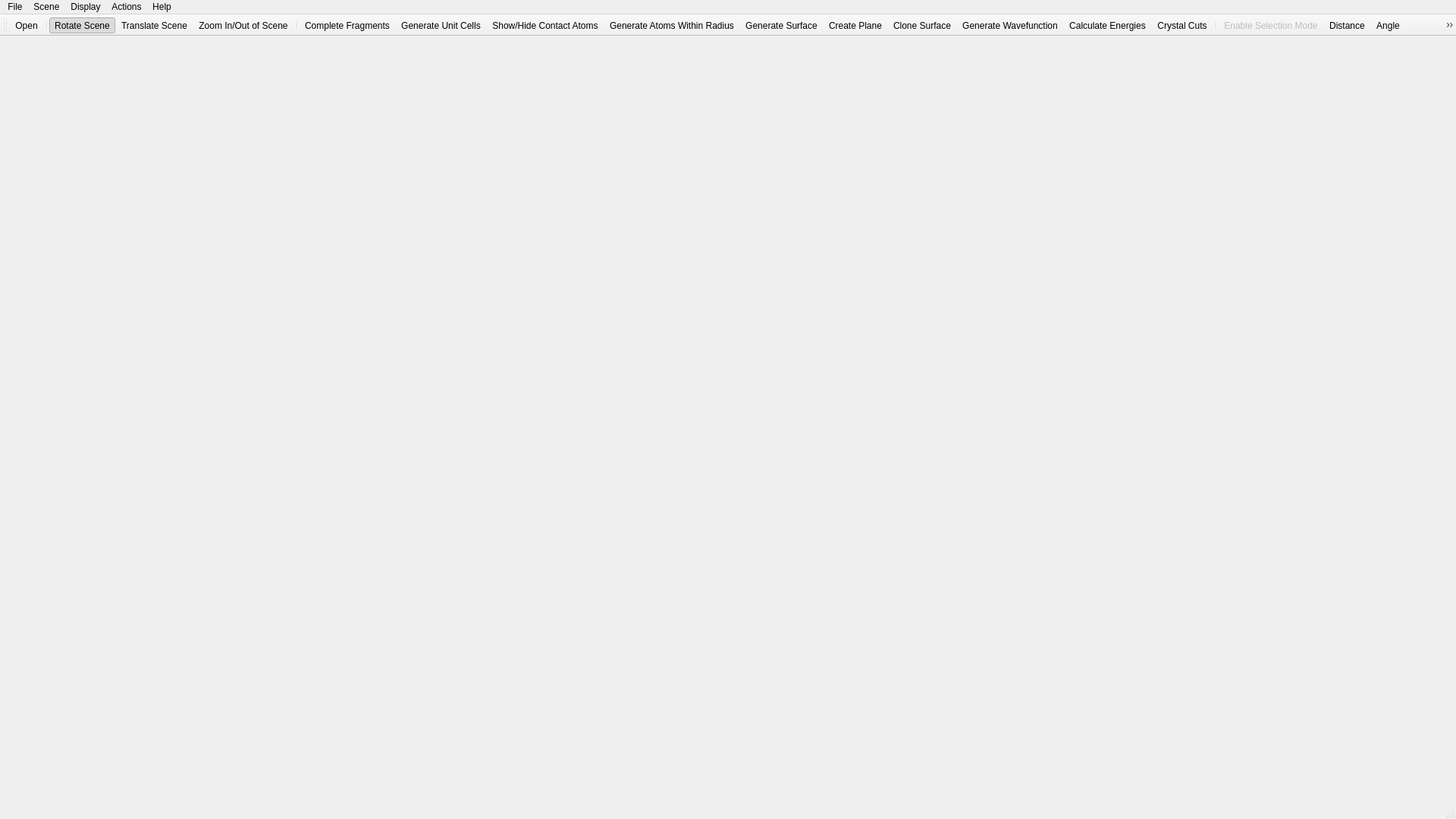
<?xml version="1.0" encoding="UTF-8"?>
<ui version="4.0">
 <class>Crystalx</class>
 <widget class="QMainWindow" name="Crystalx">
  <property name="geometry">
   <rect>
    <x>0</x>
    <y>0</y>
    <width>1920</width>
    <height>1080</height>
   </rect>
  </property>
  <property name="minimumSize">
   <size>
    <width>23</width>
    <height>366</height>
   </size>
  </property>
  <property name="acceptDrops">
   <bool>true</bool>
  </property>
  <property name="windowTitle">
   <string>CrystalExplorer</string>
  </property>
  <widget class="QWidget" name="centralwidget"/>
  <widget class="QMenuBar" name="menubar">
   <property name="geometry">
    <rect>
     <x>0</x>
     <y>0</y>
     <width>1920</width>
     <height>24</height>
    </rect>
   </property>
   <widget class="QMenu" name="fileMenu">
    <property name="title">
     <string>File</string>
    </property>
    <widget class="QMenu" name="openRecentMenu">
     <property name="title">
      <string>Open Recent</string>
     </property>
    </widget>
    <widget class="QMenu" name="importMenu">
     <property name="title">
      <string>Import</string>
     </property>
     <addaction name="importElasticTensorAction"/>
     <addaction name="loadWavefunctionAction"/>
    </widget>
    <addaction name="fileNewAction"/>
    <addaction name="fileOpenAction"/>
    <addaction name="openRecentMenu"/>
    <addaction name="importMenu"/>
    <addaction name="separator"/>
    <addaction name="fileSaveAction"/>
    <addaction name="fileSaveAsAction"/>
    <addaction name="separator"/>
    <addaction name="preferencesAction"/>
    <addaction name="actionExport_As"/>
    <addaction name="quickExportAction"/>
    <addaction name="exportToGLTFAction"/>
    <addaction name="separator"/>
    <addaction name="clearStructuresAction"/>
    <addaction name="deleteOutputFilesAction"/>
    </widget>
   <widget class="QMenu" name="sceneMenu">
    <property name="title">
     <string>Scene</string>
    </property>
    <widget class="QMenu" name="menuOrientation">
     <property name="title">
      <string>Orientation</string>
     </property>
     <addaction name="orientationSaveAsAction"/>
     <addaction name="orientationSwitchToAction"/>
    </widget>
    <addaction name="actionRotateAction"/>
    <addaction name="actionTranslateAction"/>
    <addaction name="actionScaleAction"/>
    <addaction name="separator"/>
    <addaction name="depthFadingOptionsAction"/>
    <addaction name="clippingOptionsAction"/>
    <addaction name="separator"/>
    <addaction name="animateAction"/>
    <addaction name="menuOrientation"/>
    <addaction name="backgroundColorAction"/>
    <addaction name="actionImport"/>
    <addaction name="exportGeometryAction"/>
   </widget>
   <widget class="QMenu" name="actionsMenu">
    <property name="title">
     <string>Actions</string>
    </property>
    <addaction name="completeFragmentsAction"/>
    <addaction name="generateCellsAction"/>
    <addaction name="toggleContactAtomsAction"/>
    <addaction name="showAtomsWithinRadiusAction"/>
    <addaction name="generateSurfaceAction"/>
    <addaction name="createPlaneAction"/>
    <addaction name="cloneSurfaceAction"/>
    <addaction name="calculateEnergiesAction"/>
    <addaction name="calculateLatticeEnergyAction"/>
    <addaction name="separator"/>
    <addaction name="generateWavefunctionAction"/>
    <addaction name="separator"/>
    <addaction name="selectAction"/>
    <addaction name="separator"/>
    <addaction name="distanceAction"/>
    <addaction name="angleAction"/>
    <addaction name="dihedralAction"/>
    <addaction name="OutOfPlaneBendAction"/>
    <addaction name="InPlaneBendAction"/>
    <addaction name="undoLastMeasurementAction"/>
    <addaction name="separator"/>
    <addaction name="calculateVoidDomainsAction"/>
    <addaction name="setFragmentChargesAction"/>
    <addaction name="separator"/>
    <addaction name="nextFrameAction"/>
    <addaction name="previousFrameAction"/>
   </widget>
   <widget class="QMenu" name="helpMenu">
    <property name="title">
     <string>Help</string>
    </property>
    <addaction name="helpAboutAction"/>
    <addaction name="separator"/>
    <addaction name="crystalExplorerWebsiteAction"/>
    <addaction name="howtoCiteCrystalExplorerWebsiteAction"/>
   </widget>
   <widget class="QMenu" name="displayMenu">
    <property name="title">
     <string>Display</string>
    </property>
    <widget class="QMenu" name="optionsMoleculeStylePopup">
     <property name="title">
      <string>Molecule Style</string>
     </property>
    </widget>
    <widget class="QMenu" name="clearMenu">
     <property name="title">
      <string>Delete Crystal</string>
     </property>
     <addaction name="clearCurrentCrystalAction"/>
     <addaction name="clearAllCrystalsAction"/>
    </widget>
    <widget class="QMenu" name="showFileMenu">
     <property name="title">
      <string>Show File</string>
     </property>
     <addaction name="showCifAction"/>
     <addaction name="separator"/>
     <addaction name="stdinAction"/>
     <addaction name="stdoutAction"/>
     <addaction name="gaussianStdoutAction"/>
     <addaction name="nwchemStdoutAction"/>
     <addaction name="psi4OutputAction"/>
     <addaction name="occOutputAction"/>
    </widget>
    <widget class="QMenu" name="selectMenu">
     <property name="title">
      <string>Select</string>
     </property>
     <addaction name="selectAllAtomsAction"/>
     <addaction name="selectsAtomsInsideCurrentSurfaceAction"/>
     <addaction name="selectAtomsOutsideCurrentSurfaceAction"/>
     <addaction name="selectAtomsOutsideRadiusAction"/>
     <addaction name="selectSuppressedAtomsAction"/>
     <addaction name="separator"/>
     <addaction name="invertSelectionAction"/>
    </widget>
    <widget class="QMenu" name="removeMenu">
     <property name="title">
      <string>Remove</string>
     </property>
     <addaction name="removeIncompleteFragmentsAction"/>
     <addaction name="removeSelectedAtomsAction"/>
    </widget>
    <addaction name="showUnitCellAxesAction"/>
    <addaction name="showAtomicLabelsAction"/>
    <addaction name="showFragmentLabelsAction"/>
    <addaction name="showHydrogenAtomsAction"/>
    <addaction name="showSuppressedAtomsAction"/>
    <addaction name="showSurfaceCapsAction"/>
    <addaction name="separator"/>
    <addaction name="energyFrameworksAction"/>
    <addaction name="optionsMoleculeStylePopup"/>
    <addaction name="enableMultipleUnitCellBoxesAction"/>
    <addaction name="cycleDisorderHighlightingAction"/>
    <addaction name="togglePairHighlightingAction"/>
    <addaction name="separator"/>
    <addaction name="selectMenu"/>
    <addaction name="removeMenu"/>
    <addaction name="separator"/>
    <addaction name="suppressSelectedAtomsAction"/>
    <addaction name="unsuppressSelectedAtomsAction"/>
    <addaction name="separator"/>
    <addaction name="hbondOptionsAction"/>
    <addaction name="closeContactOptionsAction"/>
    <addaction name="separator"/>
    <addaction name="resetCrystalAction"/>
    <addaction name="clearMenu"/>
    <addaction name="separator"/>
    <addaction name="showFileMenu"/>
   </widget>
   <addaction name="fileMenu"/>
   <addaction name="sceneMenu"/>
   <addaction name="displayMenu"/>
   <addaction name="actionsMenu"/>
   <addaction name="helpMenu"/>
  </widget>
  <widget class="QStatusBar" name="statusbar">
   <property name="maximumSize">
    <size>
     <width>16777215</width>
     <height>24</height>
    </size>
   </property>
  </widget>
  <widget class="QToolBar" name="toolBar">
   <property name="windowTitle">
    <string>Main Toolbar</string>
   </property>
   <attribute name="toolBarArea">
    <enum>TopToolBarArea</enum>
   </attribute>
   <attribute name="toolBarBreak">
    <bool>false</bool>
   </attribute>
   <addaction name="fileOpenAction"/>
   <addaction name="separator"/>
   <addaction name="actionRotateAction"/>
   <addaction name="actionTranslateAction"/>
   <addaction name="actionScaleAction"/>
   <addaction name="separator"/>
   <addaction name="completeFragmentsAction"/>
   <addaction name="generateCellsAction"/>
   <addaction name="toggleContactAtomsAction"/>
   <addaction name="showAtomsWithinRadiusAction"/>
   <addaction name="generateSurfaceAction"/>
   <addaction name="createPlaneAction"/>
   <addaction name="cloneSurfaceAction"/>
   <addaction name="generateWavefunctionAction"/>
   <addaction name="calculateEnergiesAction"/>
   <addaction name="crystalCutsAction"/>
   <addaction name="separator"/>
   <addaction name="selectAction"/>
   <addaction name="distanceAction"/>
   <addaction name="angleAction"/>
   <addaction name="dihedralAction"/>
   <addaction name="undoLastMeasurementAction"/>
   <addaction name="separator"/>
   <addaction name="infoAction"/>
   <addaction name="actionShowTaskManager"/>
   <addaction name="experimentalAction"/>
  </widget>
  <action name="fileOpenAction">
   <property name="icon">
    <iconset resource="../icons/crystalexplorer.qrc">
     <normaloff>:/images/open.png</normaloff>:/images/open.png</iconset>
   </property>
   <property name="text">
    <string>Open...</string>
   </property>
   <property name="toolTip">
    <string>Open CIF</string>
   </property>
   <property name="shortcut">
    <string>Ctrl+O</string>
   </property>
  </action>
  <action name="fileSaveGraphicsAction">
   <property name="icon">
    <iconset theme="QIcon::ThemeIcon::ImageMissing"/>
   </property>
   <property name="text">
    <string>Save Screenshot...</string>
   </property>
   <property name="statusTip">
    <string>Save a .png image (default) or Windows Bitmap (add .bmp)</string>
   </property>
   <property name="shortcut">
    <string>Ctrl+Shift+S</string>
   </property>
  </action>
  <action name="fileSaveAnimationAction">
   <property name="icon">
    <iconset theme="QIcon::ThemeIcon::MultimediaPlayer"/>
   </property>
   <property name="text">
    <string>Save Animation...</string>
   </property>
  </action>
  <action name="preferencesAction">
   <property name="enabled">
    <bool>true</bool>
   </property>
   <property name="icon">
    <iconset theme="QIcon::ThemeIcon::DocumentPageSetup"/>
   </property>
   <property name="text">
    <string>Preferences...</string>
   </property>
   <property name="shortcut">
    <string>Ctrl+,</string>
   </property>
  </action>
  <action name="editCopyAction">
   <property name="icon">
    <iconset theme="QIcon::ThemeIcon::EditCopy"/>
   </property>
   <property name="text">
    <string>Copy Selected Atoms to Clipboard</string>
   </property>
   <property name="shortcut">
    <string>Ctrl+C</string>
   </property>
  </action>
  <action name="actionTranslateAction">
   <property name="checkable">
    <bool>true</bool>
   </property>
   <property name="icon">
    <iconset resource="../icons/crystalexplorer.qrc">
     <normaloff>:/images/translate.png</normaloff>:/images/translate.png</iconset>
   </property>
   <property name="text">
    <string>Translate Scene</string>
   </property>
   <property name="toolTip">
    <string>Translate scene (left mouse button)</string>
   </property>
   <property name="statusTip">
    <string>Translate the scene (using the left-mouse button)</string>
   </property>
   <property name="whatsThis">
    <string>Translate the scene (using the left-mouse button)</string>
   </property>
   <property name="shortcut">
    <string>T</string>
   </property>
  </action>
  <action name="actionRotateAction">
   <property name="checkable">
    <bool>true</bool>
   </property>
   <property name="checked">
    <bool>true</bool>
   </property>
   <property name="icon">
    <iconset resource="../icons/crystalexplorer.qrc">
     <normaloff>:/images/rotate.png</normaloff>:/images/rotate.png</iconset>
   </property>
   <property name="text">
    <string>Rotate Scene</string>
   </property>
   <property name="toolTip">
    <string>Rotate scene (left mouse button)</string>
   </property>
   <property name="statusTip">
    <string>Rotate the scene (using the left-mouse button)</string>
   </property>
   <property name="whatsThis">
    <string>Rotate the scene (using the left-mouse button)</string>
   </property>
   <property name="shortcut">
    <string>R</string>
   </property>
  </action>
  <action name="actionScaleAction">
   <property name="checkable">
    <bool>true</bool>
   </property>
   <property name="icon">
    <iconset resource="../icons/crystalexplorer.qrc">
     <normaloff>:/images/scale.png</normaloff>:/images/scale.png</iconset>
   </property>
   <property name="text">
    <string>Zoom In/Out of Scene</string>
   </property>
   <property name="toolTip">
    <string>Zoom in/out (left mouse button)</string>
   </property>
   <property name="statusTip">
    <string>Zoom in/out of the scene (using the left mouse button)</string>
   </property>
   <property name="whatsThis">
    <string>Zoom in/out of the scene (using the left mouse button)</string>
   </property>
   <property name="shortcut">
    <string>S</string>
   </property>
  </action>
  <action name="animateAction">
   <property name="checkable">
    <bool>true</bool>
   </property>
   <property name="text">
    <string>Animate Scene...</string>
   </property>
   <property name="toolTip">
    <string>Start/Stop animation of the scene</string>
   </property>
   <property name="statusTip">
    <string>Start/Stop animation of the scene</string>
   </property>
   <property name="shortcut">
    <string>Ctrl+A</string>
   </property>
  </action>
  <action name="cycleDisorderHighlightingAction">
   <property name="text">
    <string>Cycle Disorder Highlighting</string>
   </property>
   <property name="shortcut">
    <string>Ctrl+D</string>
   </property>
  </action>
  <action name="showUnitCellAxesAction">
   <property name="checkable">
    <bool>true</bool>
   </property>
   <property name="enabled">
    <bool>true</bool>
   </property>
   <property name="text">
    <string>Show Unit Cell Axes</string>
   </property>
   <property name="statusTip">
    <string>Show Crystal Cell Axes (red=a;green=b;blue=c)</string>
   </property>
   <property name="whatsThis">
    <string>Show/Hide crystal cell axes (RGB = abc)</string>
   </property>
   <property name="shortcut">
    <string>U</string>
   </property>
  </action>
  <action name="moleculeHideSelectedMoleculesAction">
   <property name="checkable">
    <bool>false</bool>
   </property>
   <property name="text">
    <string>Selected Atoms</string>
   </property>
  </action>
  <action name="hideInsideAtomsAction">
   <property name="checkable">
    <bool>true</bool>
   </property>
   <property name="enabled">
    <bool>false</bool>
   </property>
   <property name="text">
    <string>Atoms Inside Surface</string>
   </property>
  </action>
  <action name="hideOutsideAtomsAction">
   <property name="checkable">
    <bool>true</bool>
   </property>
   <property name="enabled">
    <bool>false</bool>
   </property>
   <property name="text">
    <string>Atoms Outside Surface</string>
   </property>
  </action>
  <action name="hideAtomsOutsideRadiusAction">
   <property name="checkable">
    <bool>false</bool>
   </property>
   <property name="enabled">
    <bool>true</bool>
   </property>
   <property name="text">
    <string>Atoms Outside Radius...</string>
   </property>
   <property name="toolTip">
    <string>Hide atoms outside a chosen radius of the selected atom(s)</string>
   </property>
  </action>
  <action name="moleculeUnhideAllAction">
   <property name="text">
    <string>Show All</string>
   </property>
  </action>
  <action name="completeFragmentsAction">
   <property name="enabled">
    <bool>true</bool>
   </property>
   <property name="icon">
    <iconset resource="../icons/crystalexplorer.qrc">
     <normaloff>:/images/complete_fragment.png</normaloff>:/images/complete_fragment.png</iconset>
   </property>
   <property name="text">
    <string>Complete Fragments</string>
   </property>
   <property name="toolTip">
    <string>Complete fragments</string>
   </property>
   <property name="shortcut">
    <string>C</string>
   </property>
  </action>
  <action name="toggleContactAtomsAction">
   <property name="checkable">
    <bool>true</bool>
   </property>
   <property name="enabled">
    <bool>true</bool>
   </property>
   <property name="icon">
    <iconset resource="../icons/crystalexplorer.qrc">
     <normaloff>:/images/contact_atoms.png</normaloff>:/images/contact_atoms.png</iconset>
   </property>
   <property name="text">
    <string>Show/Hide Contact Atoms</string>
   </property>
   <property name="toolTip">
    <string>Show/Hide contact atoms</string>
   </property>
   <property name="shortcut">
    <string>X</string>
   </property>
  </action>
  <action name="generateSurfaceAction">
   <property name="enabled">
    <bool>true</bool>
   </property>
   <property name="icon">
    <iconset resource="../icons/crystalexplorer.qrc">
     <normaloff>:/images/generate_surface.png</normaloff>:/images/generate_surface.png</iconset>
   </property>
   <property name="text">
    <string>Generate Surface...</string>
   </property>
   <property name="shortcut">
    <string>Ctrl+G</string>
   </property>
  </action>
  <action name="createPlaneAction">
   <property name="enabled">
    <bool>true</bool>
   </property>
   <property name="icon">
    <iconset resource="../icons/crystalexplorer.qrc">
     <normaloff>:/images/plane_icon.png</normaloff>:/images/plane_icon.png</iconset>
   </property>
   <property name="text">
    <string>Create Plane...</string>
   </property>
   <property name="shortcut">
    <string>Ctrl+P</string>
   </property>
  </action>
  <action name="distanceAction">
   <property name="checkable">
    <bool>true</bool>
   </property>
   <property name="enabled">
    <bool>true</bool>
   </property>
   <property name="icon">
    <iconset resource="../icons/crystalexplorer.qrc">
     <normaloff>:/images/distance.png</normaloff>:/images/distance.png</iconset>
   </property>
   <property name="text">
    <string>Distance</string>
   </property>
   <property name="toolTip">
    <string>Calculate the distance between two seleted objects (responds to atoms &amp; individual surface points)</string>
   </property>
   <property name="shortcut">
    <string>Alt+Shift+D</string>
   </property>
  </action>
  <action name="minDistanceAction">
   <property name="checkable">
    <bool>true</bool>
   </property>
   <property name="enabled">
    <bool>true</bool>
   </property>
   <property name="icon">
    <iconset>
     <normaloff>:/images/min_distance.xpm</normaloff>:/images/min_distance.xpm</iconset>
   </property>
   <property name="text">
    <string>Minimum Distance</string>
   </property>
   <property name="toolTip">
    <string>Calculate the minimum distance between two selected objects</string>
   </property>
  </action>
  <action name="angleAction">
   <property name="checkable">
    <bool>true</bool>
   </property>
   <property name="enabled">
    <bool>true</bool>
   </property>
   <property name="icon">
    <iconset resource="../icons/crystalexplorer.qrc">
     <normaloff>:/images/angle.png</normaloff>:/images/angle.png</iconset>
   </property>
   <property name="text">
    <string>Angle</string>
   </property>
   <property name="toolTip">
    <string>Angle between selected entities</string>
   </property>
   <property name="statusTip">
    <string>Evaluate the angle between three right-selected entities</string>
   </property>
   <property name="whatsThis">
    <string>Evaluate the angle between three right-selected entities</string>
   </property>
   <property name="shortcut">
    <string>Alt+Shift+A</string>
   </property>
  </action>
  <action name="dihedralAction">
   <property name="checkable">
    <bool>true</bool>
   </property>
   <property name="checked">
    <bool>false</bool>
   </property>
   <property name="enabled">
    <bool>true</bool>
   </property>
   <property name="icon">
    <iconset resource="../icons/crystalexplorer.qrc">
     <normaloff>:/images/dihedral.png</normaloff>:/images/dihedral.png</iconset>
   </property>
   <property name="text">
    <string>Dihedral Angle</string>
   </property>
   <property name="toolTip">
    <string>The dihedral angle between four atoms</string>
   </property>
  </action>
  <action name="OutOfPlaneBendAction">
   <property name="checkable">
    <bool>true</bool>
   </property>
   <property name="enabled">
    <bool>true</bool>
   </property>
   <property name="text">
    <string>Out of Plane Bend Angle</string>
   </property>
  </action>
  <action name="InPlaneBendAction">
   <property name="checkable">
    <bool>true</bool>
   </property>
   <property name="enabled">
    <bool>true</bool>
   </property>
   <property name="text">
    <string>In Plane Bend Angle</string>
   </property>
  </action>
  <action name="helpAboutAction">
   <property name="text">
    <string>&amp;About...</string>
   </property>
   <property name="toolTip">
    <string>About CrystalExplorer</string>
   </property>
   <property name="statusTip">
    <string>About the CrystalExplorer program</string>
   </property>
   <property name="whatsThis">
    <string>About the CrystalExplorer program</string>
   </property>
  </action>
  <action name="crystalExplorerWebsiteAction">
   <property name="icon">
    <iconset theme="QIcon::ThemeIcon::GoHome"/>
   </property>
   <property name="text">
    <string>CrystalExplorer Website...</string>
   </property>
  </action>
  <action name="selectAction">
   <property name="enabled">
    <bool>false</bool>
   </property>
   <property name="icon">
    <iconset resource="../icons/crystalexplorer.qrc">
     <normaloff>:/images/measurement_arrow.png</normaloff>:/images/measurement_arrow.png</iconset>
   </property>
   <property name="text">
    <string>Enable Selection Mode</string>
   </property>
   <property name="toolTip">
    <string>Selection Tool</string>
   </property>
   <property name="shortcut">
    <string>Shift+S</string>
   </property>
  </action>
  <action name="showSurfaceCapsAction">
   <property name="checkable">
    <bool>true</bool>
   </property>
   <property name="checked">
    <bool>false</bool>
   </property>
   <property name="enabled">
    <bool>false</bool>
   </property>
   <property name="text">
    <string>Show Surface Caps</string>
   </property>
  </action>
  <action name="showAtomicLabelsAction">
   <property name="checkable">
    <bool>true</bool>
   </property>
   <property name="text">
    <string>Show Atom Labels</string>
   </property>
  </action>
  <action name="stdoutAction">
   <property name="icon">
    <iconset>
     <normaloff>:/images/tonto_ok.png</normaloff>:/images/tonto_ok.png</iconset>
   </property>
   <property name="text">
    <string>Tonto Output</string>
   </property>
  </action>
  <action name="gaussianStdoutAction">
   <property name="text">
    <string>Gaussian Output</string>
   </property>
  </action>
  <action name="fileSaveAsAction">
   <property name="text">
    <string>Save As...</string>
   </property>
   <property name="toolTip">
    <string>Save project as...</string>
   </property>
  </action>
  <action name="showHydrogenAtomsAction">
   <property name="checkable">
    <bool>true</bool>
   </property>
   <property name="text">
    <string>Show Hydrogen Atoms</string>
   </property>
  </action>
  <action name="fileSaveAction">
   <property name="text">
    <string>Save</string>
   </property>
   <property name="toolTip">
    <string>Save project</string>
   </property>
   <property name="shortcut">
    <string>Ctrl+S</string>
   </property>
  </action>
  <action name="generateCellsAction">
   <property name="icon">
    <iconset resource="../icons/crystalexplorer.qrc">
     <normaloff>:/images/expand_cells.png</normaloff>:/images/expand_cells.png</iconset>
   </property>
   <property name="text">
    <string>Generate Unit Cells</string>
   </property>
   <property name="toolTip">
    <string>Generate Unit Cells</string>
   </property>
   <property name="shortcut">
    <string>Shift+G</string>
   </property>
  </action>
  <action name="clearCurrentCrystalAction">
   <property name="text">
    <string>Current</string>
   </property>
  </action>
  <action name="clearAllCrystalsAction">
   <property name="text">
    <string>All</string>
   </property>
  </action>
  <action name="showAtomsWithinRadiusAction">
   <property name="enabled">
    <bool>true</bool>
   </property>
   <property name="icon">
    <iconset resource="../icons/crystalexplorer.qrc">
     <normaloff>:/images/radial_cluster.png</normaloff>:/images/radial_cluster.png</iconset>
   </property>
   <property name="text">
    <string>Generate Atoms Within Radius...</string>
   </property>
   <property name="shortcut">
    <string>Ctrl+R</string>
   </property>
  </action>
  <action name="undoLastMeasurementAction">
   <property name="icon">
    <iconset resource="../icons/crystalexplorer.qrc">
     <normaloff>:/images/undo_measurement.png</normaloff>:/images/undo_measurement.png</iconset>
   </property>
   <property name="text">
    <string>Undo Last Measurement</string>
   </property>
   <property name="shortcut">
    <string>Ctrl+Z</string>
   </property>
  </action>
  <action name="showCifAction">
   <property name="text">
    <string>CIF</string>
   </property>
  </action>
  <action name="howtoCiteCrystalExplorerWebsiteAction">
   <property name="text">
    <string>How to Cite CrystalExplorer...</string>
   </property>
  </action>
  <action name="closeContactOptionsAction">
   <property name="text">
    <string>Close Contacts...</string>
   </property>
  </action>
  <action name="hbondOptionsAction">
   <property name="text">
    <string>Hydrogen Bonds...</string>
   </property>
  </action>
  <action name="depthFadingOptionsAction">
   <property name="text">
    <string>Depth Fading...</string>
   </property>
  </action>
  <action name="clippingOptionsAction">
   <property name="text">
    <string>Clipping...</string>
   </property>
  </action>
  <action name="backgroundColorAction">
   <property name="text">
    <string>Background Color...</string>
   </property>
  </action>
  <action name="orientationSaveAsAction">
   <property name="text">
    <string>Save As...</string>
   </property>
  </action>
  <action name="orientationSwitchToAction">
   <property name="text">
    <string>Switch to...</string>
   </property>
  </action>
  <action name="hideAllAtomsAction">
   <property name="text">
    <string>All Atoms</string>
   </property>
  </action>
  <action name="removeIncompleteFragmentsAction">
   <property name="text">
    <string>Incomplete Fragments</string>
   </property>
  </action>
  <action name="resetCrystalAction">
   <property name="text">
    <string>Reset Crystal</string>
   </property>
  </action>
  <action name="fileNewAction">
   <property name="text">
    <string>New</string>
   </property>
   <property name="shortcut">
    <string>Ctrl+N</string>
   </property>
  </action>
  <action name="stdinAction">
   <property name="icon">
    <iconset>
     <normaloff>:/images/tonto_ok.png</normaloff>:/images/tonto_ok.png</iconset>
   </property>
   <property name="text">
    <string>Tonto Input</string>
   </property>
  </action>
  <action name="cloneSurfaceAction">
   <property name="icon">
    <iconset resource="../icons/crystalexplorer.qrc">
     <normaloff>:/images/clone_surface.png</normaloff>:/images/clone_surface.png</iconset>
   </property>
   <property name="text">
    <string>Clone Surface</string>
   </property>
   <property name="toolTip">
    <string>Clone Surface</string>
   </property>
  </action>
  <action name="experimentalAction">
   <property name="icon">
    <iconset resource="../icons/crystalexplorer.qrc">
     <normaloff>:/images/x.png</normaloff>:/images/x.png</iconset>
   </property>
   <property name="text">
    <string>Experimental</string>
   </property>
   <property name="toolTip">
    <string>Experimental</string>
   </property>
  </action>
  <action name="showSuppressedAtomsAction">
   <property name="checkable">
    <bool>true</bool>
   </property>
   <property name="checked">
    <bool>true</bool>
   </property>
   <property name="text">
    <string>Show Suppressed Atoms</string>
   </property>
  </action>
  <action name="enableMultipleUnitCellBoxesAction">
   <property name="checkable">
    <bool>true</bool>
   </property>
   <property name="checked">
    <bool>false</bool>
   </property>
   <property name="text">
    <string>Enable Multiple Unit Cell Boxes</string>
   </property>
   <property name="shortcut">
    <string>Shift+U</string>
   </property>
  </action>
  <action name="selectAllAtomsAction">
   <property name="text">
    <string>All Atoms</string>
   </property>
   <property name="shortcut">
    <string>Shift+A</string>
   </property>
  </action>
  <action name="suppressSelectedAtomsAction">
   <property name="text">
    <string>Suppress Selected Atoms</string>
   </property>
  </action>
  <action name="selectsAtomsInsideCurrentSurfaceAction">
   <property name="text">
    <string>Atoms Inside Current Surface</string>
   </property>
  </action>
  <action name="selectAtomsOutsideCurrentSurfaceAction">
   <property name="text">
    <string>Atoms Outside Current Surface</string>
   </property>
  </action>
  <action name="selectAtomsOutsideRadiusAction">
   <property name="text">
    <string>Atoms Outside Radius...</string>
   </property>
  </action>
  <action name="removeSelectedAtomsAction">
   <property name="text">
    <string>Selected Atoms</string>
   </property>
  </action>
  <action name="selectSuppressedAtomsAction">
   <property name="text">
    <string>Suppressed Atoms</string>
   </property>
  </action>
  <action name="actionSupressed_Atoms">
   <property name="text">
    <string>Supressed Atoms</string>
   </property>
  </action>
  <action name="unsuppressSelectedAtomsAction">
   <property name="text">
    <string>Unsuppress Selected Atoms</string>
   </property>
  </action>
  <action name="calculateEnergiesAction">
   <property name="icon">
    <iconset resource="../icons/crystalexplorer.qrc">
     <normaloff>:/images/interaction_energies.png</normaloff>:/images/interaction_energies.png</iconset>
   </property>
   <property name="text">
    <string>Calculate Energies...</string>
   </property>
   <property name="toolTip">
    <string>Calculate Energies</string>
   </property>
   <property name="shortcut">
    <string>Ctrl+E</string>
   </property>
  </action>
  <action name="calculateLatticeEnergyAction">
   <property name="text">
    <string>Calculate Lattice Energy...</string>
   </property>
   <property name="toolTip">
    <string>Calculate lattice energy using occ elat</string>
   </property>
  </action>
  <action name="infoAction">
   <property name="icon">
    <iconset resource="../icons/crystalexplorer.qrc">
     <normaloff>:/images/info.png</normaloff>:/images/info.png</iconset>
   </property>
   <property name="text">
    <string>Show Crystal Information...</string>
   </property>
   <property name="toolTip">
    <string>Show Crystal Information</string>
   </property>
   <property name="shortcut">
    <string>Ctrl+I</string>
   </property>
  </action>
  <action name="togglePairHighlightingAction">
   <property name="checkable">
    <bool>true</bool>
   </property>
   <property name="text">
    <string>Fragment pair colouring</string>
   </property>
   <property name="shortcut">
    <string>Shift+P</string>
   </property>
  </action>
  <action name="calculateVoidDomainsAction">
   <property name="text">
    <string>Calculate Void Domains</string>
   </property>
  </action>
  <action name="energyFrameworkCutoffAction">
   <property name="text">
    <string>Energy Framework Cutoff...</string>
   </property>
   <property name="shortcut">
    <string>Ctrl+Z</string>
   </property>
  </action>
  <action name="energyFrameworkScaleAction">
   <property name="text">
    <string>Energy Framework Scale...</string>
   </property>
   <property name="shortcut">
    <string>Ctrl+B</string>
   </property>
  </action>
  <action name="energyFrameworksAction">
   <property name="text">
    <string>Energy frameworks...</string>
   </property>
   <property name="shortcut">
    <string>Ctrl+F</string>
   </property>
  </action>
  <action name="setFragmentChargesAction">
   <property name="text">
    <string>Fragment charges/mulitplicities...</string>
   </property>
   <property name="toolTip">
    <string>Set the charges and/or mulitplicities for specific fragments</string>
   </property>
  </action>
  <action name="invertSelectionAction">
   <property name="text">
    <string>Invert Selection</string>
   </property>
  </action>
  <action name="nwchemStdoutAction">
   <property name="text">
    <string>Show NWChem Output</string>
   </property>
  </action>
  <action name="psi4OutputAction">
   <property name="text">
    <string>Psi4 Output</string>
   </property>
   <property name="toolTip">
    <string>Show Psi4 Output</string>
   </property>
  </action>
  <action name="actionExport_As">
   <property name="icon">
    <iconset theme="QIcon::ThemeIcon::DocumentNew"/>
   </property>
   <property name="text">
    <string>Export As...</string>
   </property>
   <property name="shortcut">
    <string>Ctrl+Shift+E</string>
   </property>
  </action>
  <action name="occOutputAction">
   <property name="text">
    <string>Occ Output</string>
   </property>
  </action>
  <action name="actionImport">
   <property name="text">
    <string>Import...</string>
   </property>
  </action>
  <action name="importElasticTensorAction">
   <property name="text">
    <string>Elastic Tensor...</string>
   </property>
   <property name="statusTip">
    <string>Import elastic tensor data from file or clipboard</string>
   </property>
  </action>
  <action name="crystalCutsAction">
   <property name="icon">
    <iconset resource="../icons/crystalexplorer.qrc">
     <normaloff>:/images/cut_crystal.png</normaloff>:/images/cut_crystal.png</iconset>
   </property>
   <property name="text">
    <string>Crystal Cuts...</string>
   </property>
  </action>
  <action name="actionShowTaskManager">
   <property name="icon">
    <iconset resource="../icons/crystalexplorer.qrc">
     <normaloff>:/images/running.gif</normaloff>:/images/running.gif</iconset>
   </property>
   <property name="text">
    <string>Show Task Manager</string>
   </property>
   <property name="toolTip">
    <string>Show background task management</string>
   </property>
   <property name="shortcut">
    <string>Ctrl+T</string>
   </property>
   <property name="menuRole">
    <enum>QAction::MenuRole::ApplicationSpecificRole</enum>
   </property>
  </action>
  <action name="generateWavefunctionAction">
   <property name="icon">
    <iconset resource="../icons/crystalexplorer.qrc">
     <normaloff>:/images/psi.png</normaloff>:/images/psi.png</iconset>
   </property>
   <property name="text">
    <string>Generate Wavefunction</string>
   </property>
   <property name="toolTip">
    <string>Generate a new wavefunction for the selected atoms</string>
   </property>
   <property name="shortcut">
    <string>Ctrl+Shift+G</string>
   </property>
   <property name="menuRole">
    <enum>QAction::MenuRole::NoRole</enum>
   </property>
  </action>
  <action name="loadWavefunctionAction">
   <property name="icon">
    <iconset resource="../icons/crystalexplorer.qrc">
     <normaloff>:/images/wfn_icon.png</normaloff>:/images/wfn_icon.png</iconset>
   </property>
   <property name="text">
    <string>Load Wavefunction...</string>
   </property>
   <property name="toolTip">
    <string>Load a wavefunction from file for the selected atoms</string>
   </property>
   <property name="shortcut">
    <string>Ctrl+Shift+L</string>
   </property>
   <property name="menuRole">
    <enum>QAction::MenuRole::NoRole</enum>
   </property>
  </action>
  <action name="nextFrameAction">
   <property name="text">
    <string>Next Frame</string>
   </property>
   <property name="toolTip">
    <string>Cycle to the next frame of the trajectory</string>
   </property>
   <property name="shortcut">
    <string>N</string>
   </property>
   <property name="menuRole">
    <enum>QAction::MenuRole::NoRole</enum>
   </property>
  </action>
  <action name="previousFrameAction">
   <property name="text">
    <string>Previous Frame</string>
   </property>
   <property name="toolTip">
    <string>Cycle to the previous frame of the trajectory</string>
   </property>
   <property name="shortcut">
    <string>P</string>
   </property>
   <property name="menuRole">
    <enum>QAction::MenuRole::NoRole</enum>
   </property>
  </action>
  <action name="removeUnselectedAtomsAction">
   <property name="text">
    <string>Remove unselected atoms</string>
   </property>
   <property name="toolTip">
    <string>Show Only Selected Atoms</string>
   </property>
  </action>
  <action name="quickExportAction">
   <property name="icon">
    <iconset theme="QIcon::ThemeIcon::DocumentNew"/>
   </property>
   <property name="text">
    <string>Quick export current scene</string>
   </property>
   <property name="shortcut">
    <string>Alt+E</string>
   </property>
   <property name="menuRole">
    <enum>QAction::MenuRole::NoRole</enum>
   </property>
  </action>
  <action name="exportGeometryAction">
   <property name="icon">
    <iconset theme="QIcon::ThemeIcon::MediaPlaylistShuffle"/>
   </property>
   <property name="text">
    <string>Export Current Geometry</string>
   </property>
  </action>
  <action name="showFragmentLabelsAction">
   <property name="checkable">
    <bool>true</bool>
   </property>
   <property name="text">
    <string>Show Fragment Labels</string>
   </property>
   <property name="menuRole">
    <enum>QAction::MenuRole::TextHeuristicRole</enum>
   </property>
  </action>
   <action name="exportToGLTFAction">
    <property name="text">
     <string>Export to GLTF...</string>
    </property>
    <property name="statusTip">
     <string>Export current structure to GLTF format for 3D applications</string>
    </property>
    <property name="shortcut">
     <string>Ctrl+Shift+G</string>
    </property>
   </action>
   <action name="clearStructuresAction">
    <property name="text">
     <string>Clear Structures and Wavefunctions</string>
    </property>
    <property name="toolTip">
     <string>Remove all loaded structures and the wavefunctions computed for them</string>
    </property>
   </action>
   <action name="deleteOutputFilesAction">
    <property name="text">
     <string>Delete Output Files...</string>
    </property>
    <property name="toolTip">
     <string>Delete the wavefunction, energy and surface files produced by calculations in the working directory</string>
    </property>
   </action>
  </widget>
 <resources>
  <include location="../icons/crystalexplorer.qrc"/>
 </resources>
 <connections/>
</ui>
